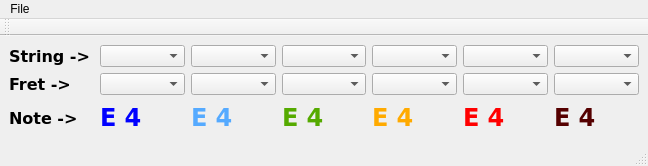
<?xml version="1.0" encoding="UTF-8"?>
<ui version="4.0">
 <class>MainWindow</class>
 <widget class="QMainWindow" name="MainWindow">
  <property name="geometry">
   <rect>
    <x>0</x>
    <y>0</y>
    <width>648</width>
    <height>166</height>
   </rect>
  </property>
  <property name="windowTitle">
   <string>Note Finder</string>
  </property>
  <property name="windowIcon">
   <iconset resource="note_finder.qrc">
    <normaloff>:/Images/1024px-Musical_note.png</normaloff>:/Images/1024px-Musical_note.png</iconset>
  </property>
  <widget class="QWidget" name="centralwidget">
   <layout class="QGridLayout" name="gridLayout_2">
    <item row="0" column="0">
     <widget class="QLabel" name="label_string">
      <property name="font">
       <font>
        <family>Verdana</family>
        <pointsize>12</pointsize>
        <weight>75</weight>
        <bold>true</bold>
       </font>
      </property>
      <property name="text">
       <string>String -&gt;</string>
      </property>
     </widget>
    </item>
    <item row="0" column="1">
     <widget class="QComboBox" name="combBox_str1"/>
    </item>
    <item row="0" column="2">
     <widget class="QComboBox" name="combBox_str2"/>
    </item>
    <item row="0" column="3">
     <widget class="QComboBox" name="combBox_str3"/>
    </item>
    <item row="0" column="4">
     <widget class="QComboBox" name="combBox_str4"/>
    </item>
    <item row="0" column="5">
     <widget class="QComboBox" name="combBox_str5"/>
    </item>
    <item row="0" column="6">
     <widget class="QComboBox" name="combBox_str6"/>
    </item>
    <item row="1" column="0">
     <widget class="QLabel" name="label_fret">
      <property name="font">
       <font>
        <family>Verdana</family>
        <pointsize>12</pointsize>
        <weight>75</weight>
        <bold>true</bold>
       </font>
      </property>
      <property name="text">
       <string>Fret -&gt;</string>
      </property>
     </widget>
    </item>
    <item row="1" column="1">
     <widget class="QComboBox" name="combBox_frt1"/>
    </item>
    <item row="1" column="2">
     <widget class="QComboBox" name="combBox_frt2"/>
    </item>
    <item row="1" column="3">
     <widget class="QComboBox" name="combBox_frt3"/>
    </item>
    <item row="1" column="4">
     <widget class="QComboBox" name="combBox_frt4"/>
    </item>
    <item row="1" column="5">
     <widget class="QComboBox" name="combBox_frt5"/>
    </item>
    <item row="1" column="6">
     <widget class="QComboBox" name="combBox_frt6"/>
    </item>
    <item row="2" column="0">
     <widget class="QLabel" name="label_note">
      <property name="font">
       <font>
        <family>Verdana</family>
        <pointsize>12</pointsize>
        <weight>75</weight>
        <bold>true</bold>
       </font>
      </property>
      <property name="text">
       <string>Note -&gt;</string>
      </property>
     </widget>
    </item>
    <item row="2" column="1">
     <widget class="QLabel" name="label_note1">
      <property name="font">
       <font>
        <family>Verdana</family>
        <pointsize>18</pointsize>
        <weight>75</weight>
        <bold>true</bold>
       </font>
      </property>
      <property name="text">
       <string>&lt;html&gt;&lt;head/&gt;&lt;body&gt;&lt;p&gt;&lt;span style=&quot; color:#0000ff;&quot;&gt;E 4&lt;/span&gt;&lt;/p&gt;&lt;/body&gt;&lt;/html&gt;</string>
      </property>
     </widget>
    </item>
    <item row="2" column="2">
     <widget class="QLabel" name="label_note2">
      <property name="font">
       <font>
        <family>Verdana</family>
        <pointsize>18</pointsize>
        <weight>75</weight>
        <bold>true</bold>
       </font>
      </property>
      <property name="text">
       <string>&lt;html&gt;&lt;head/&gt;&lt;body&gt;&lt;p&gt;&lt;span style=&quot; color:#55aaff;&quot;&gt;E 4&lt;/span&gt;&lt;/p&gt;&lt;/body&gt;&lt;/html&gt;</string>
      </property>
     </widget>
    </item>
    <item row="2" column="3">
     <widget class="QLabel" name="label_note3">
      <property name="font">
       <font>
        <family>Verdana</family>
        <pointsize>18</pointsize>
        <weight>75</weight>
        <bold>true</bold>
       </font>
      </property>
      <property name="text">
       <string>&lt;html&gt;&lt;head/&gt;&lt;body&gt;&lt;p&gt;&lt;span style=&quot; color:#55aa00;&quot;&gt;E 4&lt;/span&gt;&lt;/p&gt;&lt;/body&gt;&lt;/html&gt;</string>
      </property>
     </widget>
    </item>
    <item row="2" column="4">
     <widget class="QLabel" name="label_note4">
      <property name="font">
       <font>
        <family>Verdana</family>
        <pointsize>18</pointsize>
        <weight>75</weight>
        <bold>true</bold>
       </font>
      </property>
      <property name="text">
       <string>&lt;html&gt;&lt;head/&gt;&lt;body&gt;&lt;p&gt;&lt;span style=&quot; color:#ffaa00;&quot;&gt;E 4&lt;/span&gt;&lt;/p&gt;&lt;/body&gt;&lt;/html&gt;</string>
      </property>
     </widget>
    </item>
    <item row="2" column="5">
     <widget class="QLabel" name="label_note5">
      <property name="font">
       <font>
        <family>Verdana</family>
        <pointsize>18</pointsize>
        <weight>75</weight>
        <bold>true</bold>
       </font>
      </property>
      <property name="text">
       <string>&lt;html&gt;&lt;head/&gt;&lt;body&gt;&lt;p&gt;&lt;span style=&quot; color:#ff0000;&quot;&gt;E 4&lt;/span&gt;&lt;/p&gt;&lt;/body&gt;&lt;/html&gt;</string>
      </property>
     </widget>
    </item>
    <item row="2" column="6">
     <widget class="QLabel" name="label_note6">
      <property name="font">
       <font>
        <family>Verdana</family>
        <pointsize>18</pointsize>
        <weight>75</weight>
        <bold>true</bold>
       </font>
      </property>
      <property name="text">
       <string>&lt;html&gt;&lt;head/&gt;&lt;body&gt;&lt;p&gt;&lt;span style=&quot; color:#550000;&quot;&gt;E 4&lt;/span&gt;&lt;/p&gt;&lt;/body&gt;&lt;/html&gt;</string>
      </property>
     </widget>
    </item>
   </layout>
  </widget>
  <widget class="QMenuBar" name="menubar">
   <property name="geometry">
    <rect>
     <x>0</x>
     <y>0</y>
     <width>648</width>
     <height>20</height>
    </rect>
   </property>
   <widget class="QMenu" name="menuFile">
    <property name="title">
     <string>File</string>
    </property>
    <addaction name="actionClose"/>
   </widget>
   <addaction name="menuFile"/>
  </widget>
  <widget class="QStatusBar" name="statusbar"/>
  <widget class="QToolBar" name="toolBar">
   <property name="windowTitle">
    <string>toolBar</string>
   </property>
   <attribute name="toolBarArea">
    <enum>TopToolBarArea</enum>
   </attribute>
   <attribute name="toolBarBreak">
    <bool>false</bool>
   </attribute>
  </widget>
  <action name="actionClose">
   <property name="text">
    <string>Close</string>
   </property>
  </action>
 </widget>
 <resources>
  <include location="note_finder.qrc"/>
 </resources>
 <connections>
  <connection>
   <sender>combBox_str1</sender>
   <signal>activated(QString)</signal>
   <receiver>label_note1</receiver>
   <slot>setText(QString)</slot>
   <hints>
    <hint type="sourcelabel">
     <x>130</x>
     <y>60</y>
    </hint>
    <hint type="destinationlabel">
     <x>118</x>
     <y>117</y>
    </hint>
   </hints>
  </connection>
  <connection>
   <sender>combBox_frt1</sender>
   <signal>activated(QString)</signal>
   <receiver>label_note1</receiver>
   <slot>setText(QString)</slot>
   <hints>
    <hint type="sourcelabel">
     <x>155</x>
     <y>88</y>
    </hint>
    <hint type="destinationlabel">
     <x>160</x>
     <y>115</y>
    </hint>
   </hints>
  </connection>
 </connections>
</ui>
